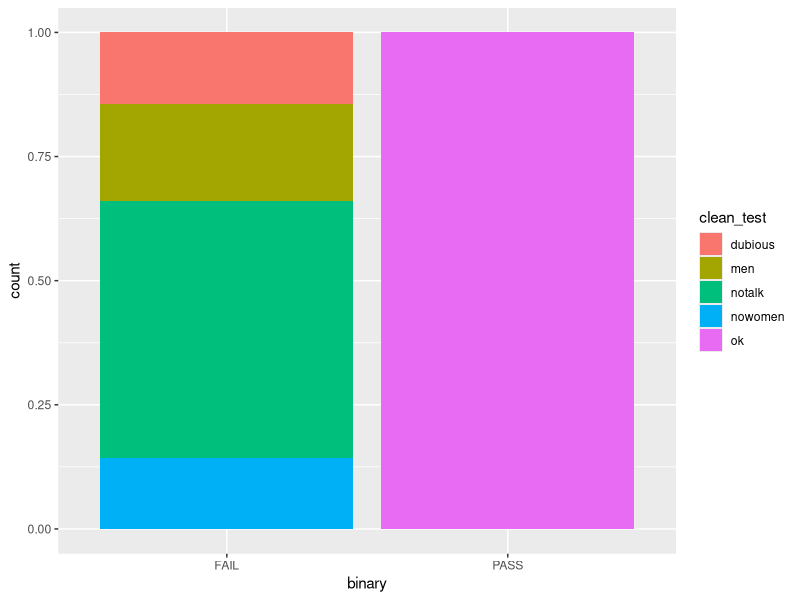
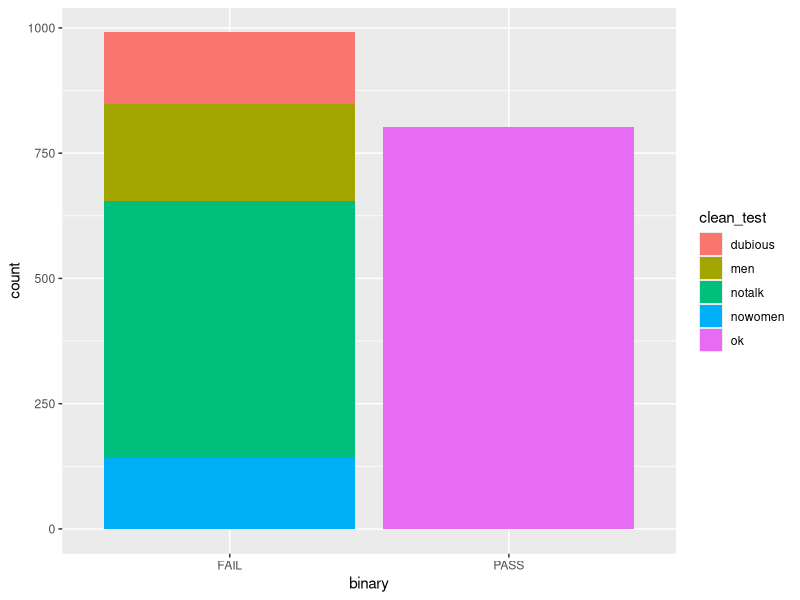
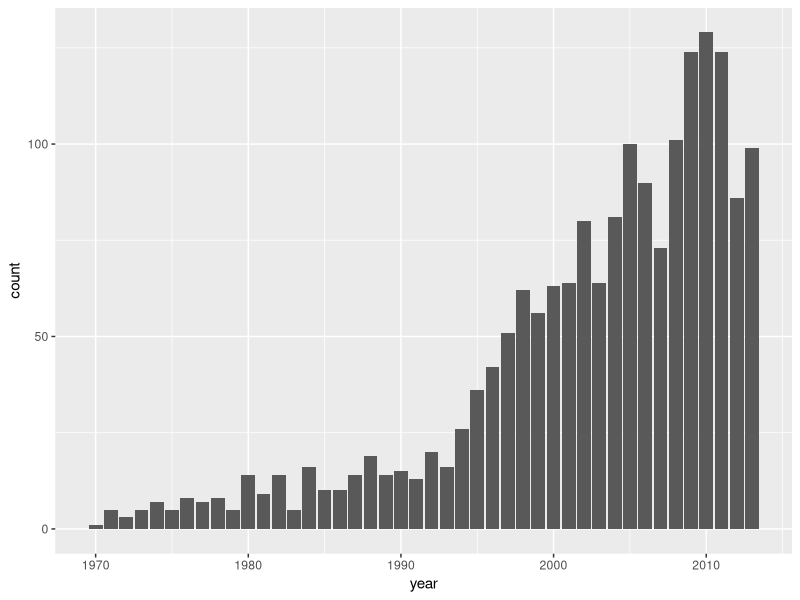
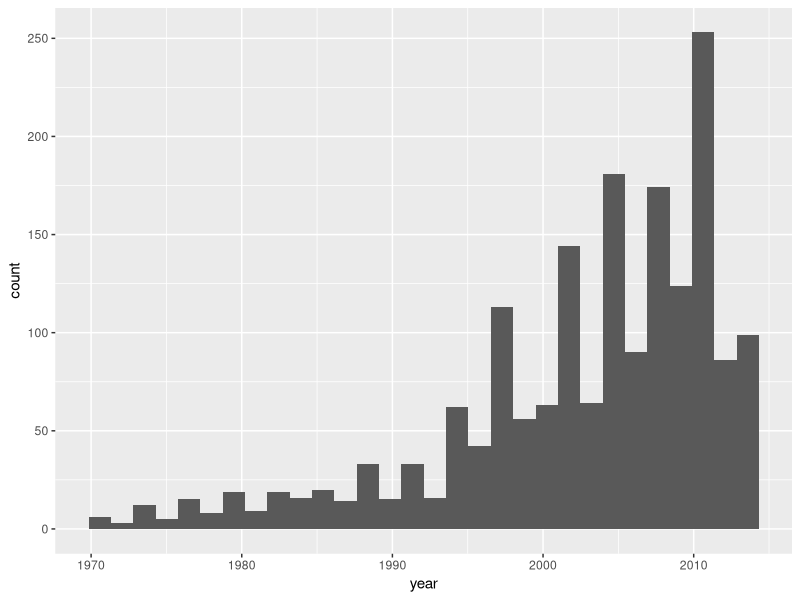

R code for these plots, in order:
library(tidyverse)

movies <- read_csv("movies.csv")

#no women: there are not two named women in the movie
#no talk: the two women don't talk
#men: the two women only talk about men

ggplot(movies, aes(x= binary, fill = clean_test)) + 
  geom_bar(position = "fill")

ggplot(movies, aes(x= binary, fill = clean_test)) + 
  geom_bar()

movies |> 
  count(year)

ggplot(movies, aes(x= year)) + 
  geom_bar()

ggplot(movies, aes(x= year)) + 
  geom_histogram()



